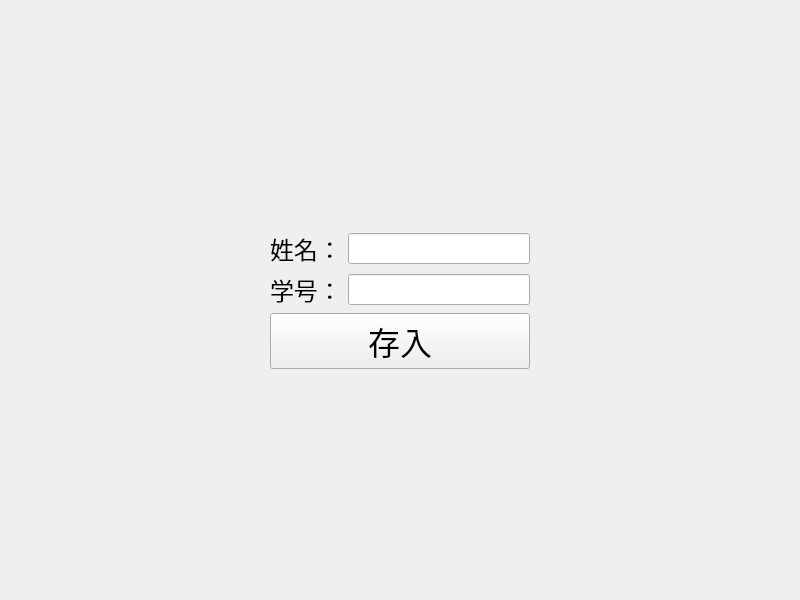
<?xml version="1.0" encoding="UTF-8"?>
<ui version="4.0">
 <class>Widget</class>
 <widget class="QWidget" name="Widget">
  <property name="geometry">
   <rect>
    <x>0</x>
    <y>0</y>
    <width>800</width>
    <height>600</height>
   </rect>
  </property>
  <property name="windowTitle">
   <string>Widget</string>
  </property>
  <layout class="QGridLayout" name="gridLayout_3">
   <item row="1" column="0">
    <spacer name="horizontalSpacer">
     <property name="orientation">
      <enum>Qt::Horizontal</enum>
     </property>
     <property name="sizeHint" stdset="0">
      <size>
       <width>40</width>
       <height>20</height>
      </size>
     </property>
    </spacer>
   </item>
   <item row="0" column="1">
    <spacer name="verticalSpacer_2">
     <property name="orientation">
      <enum>Qt::Vertical</enum>
     </property>
     <property name="sizeHint" stdset="0">
      <size>
       <width>20</width>
       <height>40</height>
      </size>
     </property>
    </spacer>
   </item>
   <item row="1" column="1">
    <layout class="QGridLayout" name="gridLayout_2">
     <item row="0" column="0">
      <layout class="QGridLayout" name="gridLayout">
       <item row="0" column="0">
        <widget class="QLabel" name="label">
         <property name="font">
          <font>
           <pointsize>18</pointsize>
          </font>
         </property>
         <property name="text">
          <string>姓名：</string>
         </property>
        </widget>
       </item>
       <item row="0" column="1">
        <widget class="QLineEdit" name="name_le">
         <property name="font">
          <font>
           <pointsize>14</pointsize>
          </font>
         </property>
        </widget>
       </item>
       <item row="1" column="1">
        <widget class="QLineEdit" name="id_le">
         <property name="font">
          <font>
           <pointsize>14</pointsize>
          </font>
         </property>
        </widget>
       </item>
       <item row="1" column="0">
        <widget class="QLabel" name="label_2">
         <property name="font">
          <font>
           <pointsize>18</pointsize>
          </font>
         </property>
         <property name="text">
          <string>学号：</string>
         </property>
        </widget>
       </item>
      </layout>
     </item>
     <item row="1" column="0">
      <widget class="QPushButton" name="pushButton">
       <property name="font">
        <font>
         <pointsize>24</pointsize>
        </font>
       </property>
       <property name="text">
        <string>存入</string>
       </property>
      </widget>
     </item>
    </layout>
   </item>
   <item row="1" column="2">
    <spacer name="horizontalSpacer_2">
     <property name="orientation">
      <enum>Qt::Horizontal</enum>
     </property>
     <property name="sizeHint" stdset="0">
      <size>
       <width>40</width>
       <height>20</height>
      </size>
     </property>
    </spacer>
   </item>
   <item row="2" column="1">
    <spacer name="verticalSpacer">
     <property name="orientation">
      <enum>Qt::Vertical</enum>
     </property>
     <property name="sizeHint" stdset="0">
      <size>
       <width>20</width>
       <height>40</height>
      </size>
     </property>
    </spacer>
   </item>
  </layout>
 </widget>
 <resources/>
 <connections/>
</ui>
